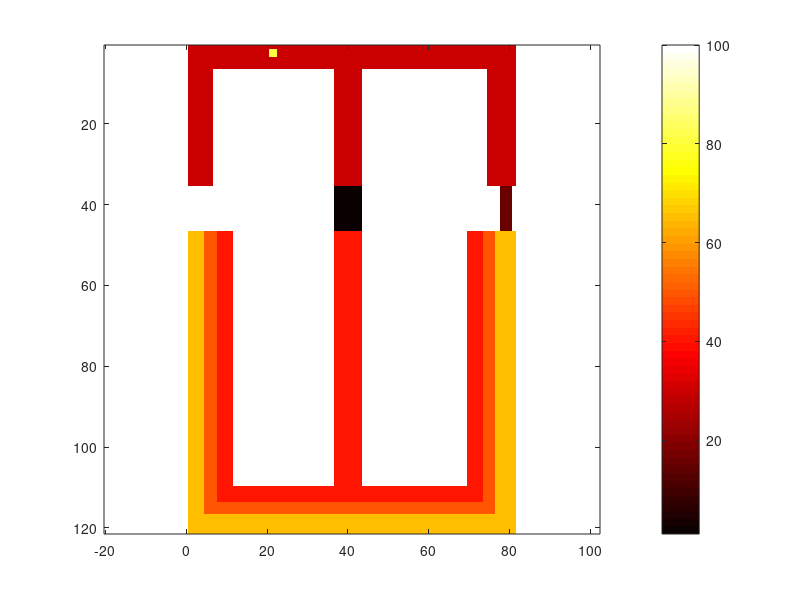

The MATLAB source for this figure: (Note: this script raises an error after producing the figure.)
Htot=12; %cm
Lx=8; 
H_A=4; 
H_V=8;
dx=0.1; 

spessore_atri=0.5; %cm
N_atri=round(spessore_atri/dx)+1;

spessore_ventricoli=1; %cm
N_ventricoli=round(spessore_ventricoli/dx)+1;

N_Htot= round (Htot/dx)+1;
N_x= round (Lx/dx)+1;
N_y_A= round (H_A/dx)+1;

AVN=floor(N_x/2);
L_y_AVN=0.03*Htot;
N_AVN=round(L_y_AVN/dx)+1;

%SAN
SAN_x=0.25*Lx;
dim_x_SAN= 0.005*Lx; 
SAN_y= 0.02*H_A;

SAN_index= round(SAN_x/dx)+1;
SAN_index_y=round (SAN_y/dx)+1;
lunghezza_san=round (dim_x_SAN/dx)+1;

L_epi_x=0.36*spessore_ventricoli;
N_epi=round(L_epi_x/dx);

L_mid=0.28*spessore_ventricoli;   
N_mid=round(L_mid/dx);

%Kent
KENT_x=0.96*Lx;
dim_KENT= 0.009*Lx; 

KENT_index= round(KENT_x/dx)+1;
N_L_KENT=round(dim_KENT/dx)+1;

% geometry matrix
Cuore= ones(N_Htot,N_x)*100;

Cuore(1:N_y_A,AVN-N_atri/2:AVN+N_atri/2)=30;
Cuore(N_y_A:N_Htot,AVN-N_atri/2:AVN+N_atri/2)=40;

%endo 
Cuore(N_y_A:N_Htot,1:N_ventricoli)=40;
Cuore(N_Htot-N_ventricoli:N_Htot,:)=40;
Cuore(N_y_A:N_Htot,N_x-N_ventricoli:N_x)=40;

%mid
Cuore(N_y_A:N_Htot,1:N_mid+N_epi)=50;
Cuore(N_y_A:N_Htot,N_x-N_mid-N_epi:N_x)=50;
Cuore(N_Htot-N_mid-N_epi:N_Htot,:)=50;

%epi
Cuore(N_y_A:N_Htot,1:N_epi)=65;
Cuore(N_y_A:N_Htot,N_x-N_epi:N_x)=65;
Cuore(N_Htot-N_epi:N_Htot,:)=65;

Cuore(1:N_atri,:)=30;
Cuore(1:N_y_A,1:N_atri)=30;
Cuore(1:N_y_A,N_x-N_atri:N_x)=30;

%SAN
Cuore(SAN_index_y:SAN_index_y+lunghezza_san,SAN_index:SAN_index+lunghezza_san)=80;

%AVN
Cuore(N_y_A-N_AVN:N_AVN+N_y_A,:)=100;
Cuore(N_y_A-N_AVN:N_AVN+N_y_A,AVN-N_atri/2:AVN+N_atri/2)=1;

%Kent
Cuore(N_y_A-N_AVN:N_y_A+N_AVN,KENT_index:N_L_KENT+KENT_index)=16;

figure
imagesc(Cuore);
colormap(hot); 
colorbar;
axis equal
axis ij
cb=colorbar;
cb.Ticks = [1,16,30, 40,50,65,80];
cb.TickLabels = {'AVN','Fascio di Kent','Tessuto atriale', 'Tessuto endo','Tessuto mid','Tessuto epi','SAN'};
cb.Label.String = 'Componenti del cuore';

T=1000; %ms
dt=0.1; 

Dm=1.171e-3*7; %cm^2/ms
Dm_A=1.171e-3*7*2.8;
Dm_AVN=1.171e-3*7/6;
Dm_endo=1.171e-3*7*2.8;
Dm_Kent=1.171e-3*7/6;

e_endo=0.0045;
e_mid=0.003;
e_epi=0.006;
e_atrio=0.008;
e_AVN=0.008;

Nt=round(T/dt)+1;

Vm=-85*ones(Nt,N_x,N_Htot); %mV
u = zeros(Nt, N_x, N_Htot);

%SAN
Vm(1,SAN_index:SAN_index+lunghezza_san,SAN_index_y:SAN_index_y+lunghezza_san)=-65; %mV

for i=1:Nt-1
    for jy= 1:N_Htot
        for jx= 1:N_x

            if Cuore(jy,jx)~=100 

                dm=Dm;

                if Cuore(jy,jx)==30  
                    dm=Dm_A;
                    e=e_atrio;
                elseif Cuore(jy,jx)==16
                    e=e_atrio;
                    dm=Dm_Kent;
                elseif Cuore(jy,jx)== 1
                    dm=Dm_AVN;
                    e=e_AVN;
                elseif Cuore(jy,jx)== 40
                    dm=Dm_endo; 
                    e=e_endo;
                elseif Cuore (jy,jx)==50
                    e=e_mid;
                elseif Cuore (jy,jx)==65
                    e=e_epi;
                end

                %Laplacian
                 
                if jx > 1 && Cuore(jy, jx-1) ~= 100 
                    sx = Vm(i, jx-1, jy);
                else
                    sx = Vm(i, jx, jy);
                end

                if jx < N_x && Cuore(jy, jx+1) ~= 100
                    dx_ = Vm(i, jx+1, jy);
                else
                    dx_ = Vm(i, jx, jy);
                end

                lapvx = (sx + dx_ - 2*Vm(i, jx, jy)) / (dx^2);

                if jy > 1 && Cuore(jy-1, jx) ~= 100
                    sy = Vm(i, jx, jy-1);
                else
                    sy = Vm(i, jx, jy);
                end

                if jy < N_Htot && Cuore(jy+1, jx) ~= 100
                    dy = Vm(i, jx, jy+1);
                else
                    dy = Vm(i, jx, jy);
                end

                lapvy = (sy + dy - 2*Vm(i, jx, jy)) / (dx^2);

                lapv=lapvx+lapvy;
                Im=dm*lapv;    
                
                if Cuore(jy,jx)==30 & Cuore(jy+1,jx)==1;
                    Im=Im+((Dm_AVN-Dm_A)/dx)*((Vm(i,jx,jy+1)-Vm(i,jx,jy))/dx);
                end

                if Cuore(jy,jx)==1 & Cuore(jy+1,jx)==40
                    Im=Im+((Dm_endo-Dm_AVN)/dx)*((Vm(i,jx,jy+1)-Vm(i,jx,jy))/dx);
                end

                if Cuore(jy,jx)==30 & Cuore(jy+1,jx)==16;
                    Im=Im+((Dm_Kent-Dm_A)/dx)*((Vm(i,jx,jy+1)-Vm(i,jx,jy))/dx);
                end

                if Cuore(jy,jx)==16 & Cuore(jy+1,jx)==65;
                    Im=Im+((Dm-Dm_Kent)/dx)*((Vm(i,jx,jy+1)-Vm(i,jx,jy))/dx);
                end

                if Cuore(jy,jx)==40 & Cuore(jy+1,jx)==50;
                    Im=Im+((Dm-Dm_endo)/dx)*((Vm(i,jx,jy+1)-Vm(i,jx,jy))/dx);
                end

                if Cuore(jy,jx)==40 & Cuore(jy,jx+1)==50;
                    Im=Im+((Dm-Dm_endo)/dx)*((Vm(i,jx+1,jy)-Vm(i,jx,jy))/dx);
                end

                %Rogers-McCulloch
                if Cuore(jy,jx)~=80  
                c1=2.6;
                c2=1;
                a=0.13;
                d=1;
                A=135;
                B=-85;
                vr=Vm(i,jx,jy)-B;
                vm=vr/A;
                
                Ii=c1*vr*(a-vm)*(1-vm)+c2*u(i,jx,jy)*vr;
                dv2dt=Im-Ii;

                %SAN FitzHugh-Nagumo
                elseif Cuore(jy,jx)==80 
                    c1=1.56;
                    c2=0.6;
                    a=-1;
                    e_APD=0.009;
                    e_HR=0.005;
                    d=0;
                    A=35;
                    B=-30; 
                    vr=Vm(i,jx,jy)-B;
                    vm=vr/A;

                    Ii=c1*vr*(a-vm)*(1-vm)+c2*u(i,jx,jy)*A;
                    dv2dt=Im-Ii;

                    if (dv2dt>=0)
                       e=e_HR;
                    else
                       e=e_APD;
                    end  

                end                 
                u(i+1,jx,jy)=u(i,jx,jy)+dt*e*(vm-d*u(i,jx,jy));
                Vm(i+1,jx,jy)=Vm(i,jx,jy)+dt*dv2dt;               
            else
                Vm(i+1,jx,jy)=NaN;
            end
        end
    end
end


figure;
plot(0:dt:T, squeeze(Vm(:, 1, 1)), 'LineWidth', 1.5);
xlabel('Tempo [ms]');
ylabel('Vm [mV]');
title(sprintf('Potenziale Cardiaco'));

figure;
plot(0:dt:T, squeeze(Vm(:,SAN_index,SAN_index_y)));
xlabel('Tempo [ms]');
ylabel('Vm [mV]');
title('Potenziale SAN');

R=20;  %cm
x=(0:dx:Lx);
y=(0:dx:Htot);
x0 = round(N_x / 2);
y0 = round(N_Htot / 2);


Rl_base=R*[cosd(30);cosd(60)]; 
Rr_base=R*[-cosd(30);cosd(60)];
Rf_base=R*[0;-1];

%rotation matrix
theta = deg2rad(-45);
Rmat = [cos(theta), -sin(theta); -sin(theta), -cos(theta)];

Rl=Rmat * Rl_base;
Rf=Rmat * Rf_base;
Rr=Rmat * Rr_base;

Pb=zeros(Nt,2);
VRR=zeros(Nt,1);
VLL=zeros(Nt,1);
VFF=zeros(Nt,1);

for i=1:Nt
    vR=0;
    vL=0;
    vF=0;
    dp=zeros(2,1); 

    for jx=1:N_x-1
       
        for jy=1:N_Htot-1

            if Cuore (jy,jx) ~= 100 & Cuore(jy,jx+1) ~= 100
                Vmx=(Vm(i,jx+1,jy)-Vm(i,jx,jy))/dx;
            else
                Vmx=0;
            end

            if Cuore(jy,jx) ~= 100  & Cuore(jy+1,jx) ~= 100  
                Vmy = (Vm(i,jx,jy+1) - Vm(i,jx,jy)) / dx;
            else
                Vmy = 0;
            end

            if     Cuore(jy,jx) ==30
                dm=Dm_A;
            elseif Cuore(jy,jx) ==16
                dm=Dm_Kent;
            elseif Cuore(jy,jx) ==1
                dm=Dm_AVN;
            elseif Cuore(jy,jx) ==40
                dm=Dm_endo;
            else
                dm=1.171e-3*7;
            end

            grad=[Vmx; Vmy];
                    
            RR=[Rr(1)-x(jx);Rr(2)-y(jy)];
            vR=vR-dx^2*(grad'*RR)/norm(RR)^3;

            RL=[Rl(1)-x(jx);Rl(2)-y(jy)];
            vL=vL-dx^2*(grad'*RL)/norm(RL)^3;

            RF=[Rf(1)-x(jx);Rf(2)-y(jy)];
            vF=vF-dx^2*(grad'*RF)/norm(RF)^3;

            pb=-grad*dm; 
            dp=dp+pb*dx^2;
            
        end
    end

    Pb(i,:)=dp;
    VRR(i)=vR;
    VLL(i)=vL;
    VFF(i)=vF;

end

mag=20;


figure;
for i = 1:10:Nt  
    V = squeeze(Vm(i,:,:))';  
    imagesc(V, [-90 40]);     
    colormap(jet);
    colorbar;
    title(sprintf('Potenziale Vm a t = %.1f ms', (i-1)*dt));
    axis equal ij
    hold on
    quiver(x0,y0,Pb(i,1),Pb(i,2),mag,'k','Linewidth',2);
    drawnow;
    hold off
   
end

%ECG
ECG1=VLL-VRR;
ECG2=VFF-VRR;
ECG3=VFF-VLL;

t = (0:Nt-1)*dt;

figure;
subplot(3,1,1);
plot(t, ECG1, 'b');
title('I');
ylabel('mV'); grid on;

subplot(3,1,2);
plot(t, ECG2, 'r');
title('II');
ylabel('mV'); grid on;

subplot(3,1,3);
plot(t, ECG3, 'g');
title('III');
xlabel('Tempo [ms]');
ylabel('mV'); grid on;

R_p = R / dx; 
Rlp_base=R_p*[cosd(30);cosd(60)]; 
Rrp_base=R_p*[-cosd(30);cosd(60)];
Rfp_base=R_p*[0;-1];

theta = deg2rad(-45);
Rmat = [cos(theta), -sin(theta); -sin(theta), -cos(theta)];

Rlp=Rmat * Rlp_base;
Rfp=Rmat * Rfp_base;
Rrp=Rmat * Rrp_base;

figure
imagesc(Cuore)
colormap(hot); 
axis equal tight off             
hold on, scatter(Rrp_base(1),Rrp_base(2), 'r', 'filled')
text(Rrp_base(1)+30*dx, Rrp_base(2), 'VR');
hold on, scatter(Rlp_base(1),Rlp_base(2), 'b', 'filled')
text(Rlp_base(1)+30*dx, Rlp_base(2), 'VL');
hold on, scatter(Rfp_base(1),Rfp_base(2), 'g', 'filled')
text(Rfp_base(1)+30*dx, Rfp_base(2), 'VF');
hold off
title('Cuore + Derivazioni')

figure
imagesc(Cuore) 
colormap(hot); 
axis equal tight off             
hold on, scatter(Rrp(1),Rrp(2), 'r', 'filled')
text(Rrp(1)+30*dx, Rrp(2), 'VR');
hold on, scatter(Rlp(1),Rlp(2), 'b', 'filled')
text(Rlp(1)+30*dx, Rlp(2), 'VL');
hold on, scatter(Rfp(1),Rfp(2), 'g', 'filled')
text(Rfp(1)+30*dx, Rfp(2), 'VF');
hold off
title('Cuore + Derivazioni ruotate ')
